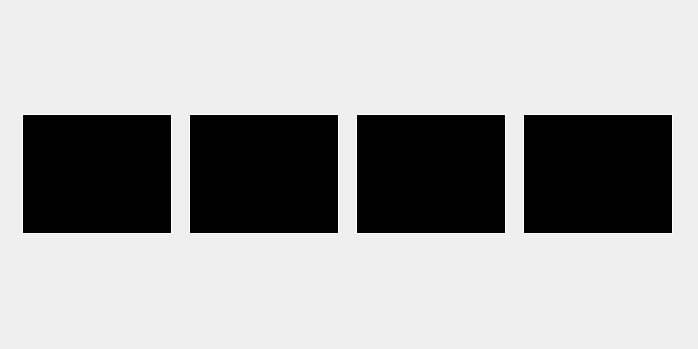
<?xml version="1.0" encoding="UTF-8"?>
<ui version="4.0">
 <class>CImageSelector</class>
 <widget class="QWidget" name="CImageSelector">
  <property name="geometry">
   <rect>
    <x>0</x>
    <y>0</y>
    <width>698</width>
    <height>349</height>
   </rect>
  </property>
  <property name="sizePolicy">
   <sizepolicy hsizetype="Expanding" vsizetype="Expanding">
    <horstretch>0</horstretch>
    <verstretch>0</verstretch>
   </sizepolicy>
  </property>
  <property name="windowTitle">
   <string>Form</string>
  </property>
  <layout class="QHBoxLayout" name="horizontalLayout">
   <item>
    <widget class="QLabel" name="channel0Label">
     <property name="sizePolicy">
      <sizepolicy hsizetype="Fixed" vsizetype="Fixed">
       <horstretch>0</horstretch>
       <verstretch>0</verstretch>
      </sizepolicy>
     </property>
     <property name="minimumSize">
      <size>
       <width>150</width>
       <height>120</height>
      </size>
     </property>
     <property name="maximumSize">
      <size>
       <width>150</width>
       <height>120</height>
      </size>
     </property>
     <property name="styleSheet">
      <string notr="true">background-color: rgb(0, 0, 0);
border: 1px solid rgb(255, 255, 255);
</string>
     </property>
     <property name="text">
      <string/>
     </property>
    </widget>
   </item>
   <item>
    <widget class="QLabel" name="channel1Label">
     <property name="sizePolicy">
      <sizepolicy hsizetype="Fixed" vsizetype="Fixed">
       <horstretch>0</horstretch>
       <verstretch>0</verstretch>
      </sizepolicy>
     </property>
     <property name="minimumSize">
      <size>
       <width>150</width>
       <height>120</height>
      </size>
     </property>
     <property name="maximumSize">
      <size>
       <width>150</width>
       <height>120</height>
      </size>
     </property>
     <property name="styleSheet">
      <string notr="true">background-color: rgb(0, 0, 0);
border: 1px solid rgb(255, 255, 255);</string>
     </property>
     <property name="text">
      <string/>
     </property>
    </widget>
   </item>
   <item>
    <widget class="QLabel" name="channel2Label">
     <property name="sizePolicy">
      <sizepolicy hsizetype="Fixed" vsizetype="Fixed">
       <horstretch>0</horstretch>
       <verstretch>0</verstretch>
      </sizepolicy>
     </property>
     <property name="minimumSize">
      <size>
       <width>150</width>
       <height>120</height>
      </size>
     </property>
     <property name="maximumSize">
      <size>
       <width>150</width>
       <height>120</height>
      </size>
     </property>
     <property name="styleSheet">
      <string notr="true">background-color: rgb(0, 0, 0);
border: 1px solid rgb(255, 255, 255);</string>
     </property>
     <property name="text">
      <string/>
     </property>
    </widget>
   </item>
   <item>
    <widget class="QLabel" name="channel3Label">
     <property name="sizePolicy">
      <sizepolicy hsizetype="Fixed" vsizetype="Fixed">
       <horstretch>0</horstretch>
       <verstretch>0</verstretch>
      </sizepolicy>
     </property>
     <property name="minimumSize">
      <size>
       <width>150</width>
       <height>120</height>
      </size>
     </property>
     <property name="maximumSize">
      <size>
       <width>150</width>
       <height>120</height>
      </size>
     </property>
     <property name="styleSheet">
      <string notr="true">background-color: rgb(0, 0, 0);
border: 1px solid rgb(255, 255, 255);</string>
     </property>
     <property name="text">
      <string/>
     </property>
    </widget>
   </item>
  </layout>
 </widget>
 <resources/>
 <connections/>
</ui>
